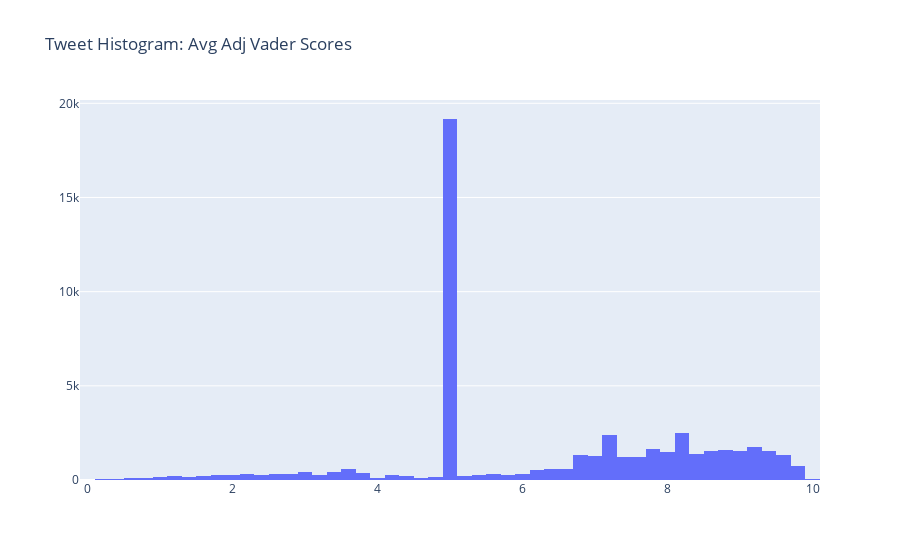

Notebook code for this chart:
### Code cell
fig = go.Figure({'data':[
    go.Histogram(x=tweets_df['compound_score_adj'], nbinsx=50)
]
                , 'layout': {"title": {"text": "Tweet Histogram: Avg Adj Vader Scores"}}
                }  
               )
fig.show()

### Figure 1 — Plotly figure (JSON) as saved in the notebook; plotly's stock layout.template omitted (floating-point values rounded to 4 significant figures; data arrays with more than 128 entries replaced by an {"elided": "..."} marker saying what was removed)
{"data": [{"nbinsx": 50, "type": "histogram", "x": {"elided": "52542 float values"}}], "layout": {"autosize": true, "title": {"text": "Tweet Histogram: Avg Adj Vader Scores"}, "xaxis": {"autorange": true, "range": [-0.1, 10.1], "type": "linear"}, "yaxis": {"autorange": true, "range": [0, 20180.0]}}}
